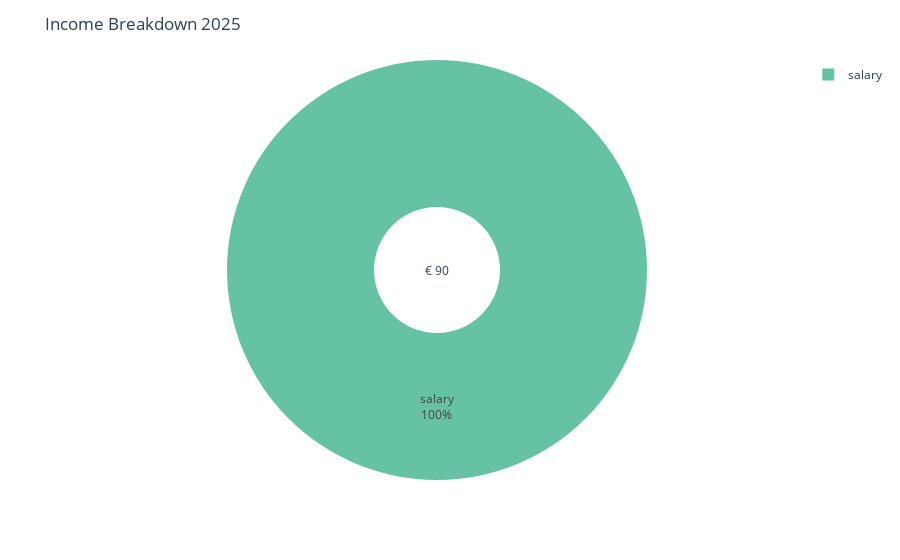

Write notebook code for a chart like this one.
### Code cell
income_pie_fig_2022 = make_pie_chart(df, 2025, 'Income')
income_pie_fig_2022

### Figure 1 — Plotly figure (JSON) as saved in the notebook; plotly's stock layout.template omitted (floating-point values rounded to 4 significant figures)
{"data": [{"direction": "clockwise", "domain": {"x": [0, 1], "y": [0, 1]}, "hole": 0.3, "hovertemplate": "Category=%{label}<br>Amount (EUR)=%{value}<extra></extra>", "labels": ["salary", "salary", "salary"], "legendgroup": "", "name": "", "showlegend": true, "textinfo": "label+percent", "textposition": "inside", "type": "pie", "values": [30.0, 30.0, 30.0]}], "layout": {"annotations": [{"font": {"size": 12}, "showarrow": false, "text": "€ 90", "x": 0.5, "y": 0.5}], "legend": {"tracegroupgap": 0}, "margin": {"t": 60}, "piecolorway": ["rgb(102,194,165)", "rgb(252,141,98)", "rgb(141,160,203)", "rgb(231,138,195)", "rgb(166,216,84)", "rgb(255,217,47)", "rgb(229,196,148)", "rgb(179,179,179)"], "title": {"text": "Income Breakdown 2025"}, "uniformtext": {"minsize": 10, "mode": "hide"}}}
